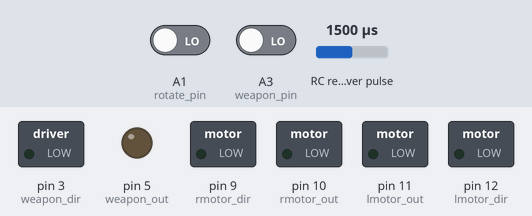
A sketch run on a simulated Arduino Uno, built with avr-gcc and run on an emulated ATmega328P. Parts: switched loads named in the sketch (green lamp = pin HIGH), output pins drawn as LEDs (lit = HIGH). Wiring (inferred from the names in the program): RC receiver channel: data A2. The inputs (shaded band) are chosen by the test bench; at power-on: RC receiver pulse 1500 µs, A1 (rotate_pin) LOW, A3 (weapon_pin) LOW.

Above: at 1.2 s.
1.3 s: RC receiver pulse (sensor on A2) set to 1465 µs
2.8 s: RC receiver pulse (sensor on A2) set to 1448 µs
At 4.0 s:
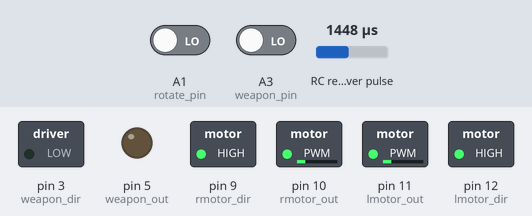
4.3 s: RC receiver pulse (sensor on A2) set to 1020 µs
At 5.3 s:
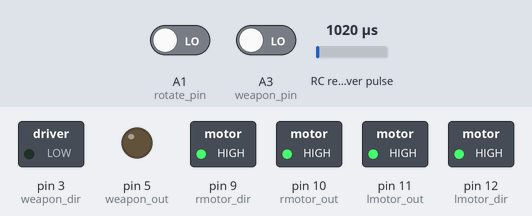
5.9 s: RC receiver pulse (sensor on A2) set to 1750 µs
At 7.4 s:
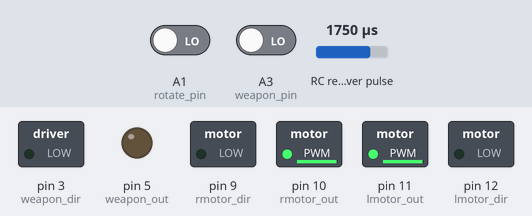
Timing chart, 0 to 8.5 s (numbered marks = the images above; inputs shaded):
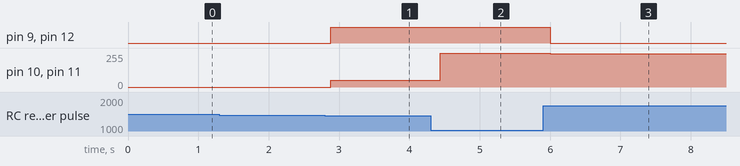

The sketch:

final.ino
```cpp
/*                                                         BRAHMAPUTRA FIRMWARE 1.0
 *
 */
//-------INPUT PINS-------------------
const int rotate_pin=A1;     //ch1
const int throttle_pin=A2;   //ch2
const int weapon_pin=A3;     //ch3

//-------DEADZONE--------------------
int deadzone=50;

//-------OUTPUT PINS-----------------
const int weapon_out=5;
const int weapon_dir=3;


const int lmotor_out=11;
const int lmotor_dir=12;

const int rmotor_out=10;
const int rmotor_dir=9;


void setup()
{
//----------PINMODE DEFINITIONS------------
pinMode(throttle_pin,INPUT);
pinMode(rotate_pin,INPUT);
pinMode(weapon_pin,INPUT);

pinMode(lmotor_dir,OUTPUT);
pinMode(rmotor_dir,OUTPUT);
pinMode(weapon_dir,OUTPUT);

//-----SERIAL COMMUNICATION INITIATION-----
//Serial.begin(115200);
}

//---------CONVERT PULSE TO PWM----------
int pulsetopwm(int pulse)
{
  int pwm;
  if (pulse!=0)
  {

    pwm=map(pulse,1000,2000,-500,500);
    pwm=constrain(pwm,-255,255);
  }
  else
  {
    pwm=0;
  }
  if (abs(pwm)<=deadzone)             //DEADZONE
  {
    pwm=0;
  }
return pwm;
}


//----------------DRIVE-----------------
void drive(int lmotor,int rmotor)
{

lmotor=constrain(lmotor,-255,255);
rmotor=constrain(rmotor,-255,255);

//Serial.print(lmotor);Serial.print("\t");Serial.print(rmotor);

if(lmotor>=0){
  digitalWrite(lmotor_dir,LOW);
  }
else
{
  digitalWrite(lmotor_dir,HIGH);
}
if(rmotor>=0){
  digitalWrite(rmotor_dir,LOW);
  }
else
{
  digitalWrite(rmotor_dir,HIGH);
}


analogWrite(lmotor_out,abs(lmotor));
analogWrite(rmotor_out,abs(rmotor));


}

void loop()
{
  int throttle_pulse;
  int rotate_pulse;
  int weapon_pulse;

  //----------READ PULSE LENGTH-------------
  weapon_pulse=pulseIn(weapon_pin,HIGH,50000);
  throttle_pulse=pulseIn(throttle_pin,HIGH,50000);
  rotate_pulse=pulseIn(rotate_pin,HIGH,50000);

  delay(10);
  //--------CONVERT TO PWM VALUES-----------
  int weapon_pwm=pulsetopwm(weapon_pulse);
  int throttle_pwm=pulsetopwm(throttle_pulse);
  int rotate_pwm=pulsetopwm(rotate_pulse);


  int lmotor=throttle_pwm+rotate_pwm;            // calculate values
  int rmotor=throttle_pwm-rotate_pwm;

  drive(lmotor,rmotor);                      // send values to drive function


  if(weapon_pwm>=0)
  {
    digitalWrite(weapon_dir,LOW);
  }
  else{
    digitalWrite(weapon_dir,HIGH);
  }

  weapon_pwm=map(weapon_pwm,-255,255,-127,127);
  analogWrite(weapon_out,abs(weapon_pwm));


 // Serial.print("\t");Serial.println(abs(weapon_pwm));


}
```

Measured:
- the behaviour switches between 1449 and 1448 µs on RC receiver pulse (sensor on A2) (found by bisection; images 0 and 1)
- after the input at 1.3 s, every drawn part: stays the same
- after the input at 2.8 s, pin 9 (rmotor_dir), pin 12 (lmotor_dir): LOW → HIGH after 0.08 s; pin 10 (rmotor_out), pin 11 (lmotor_out): 0/255 → 51/255 after 0.08 s
- after the input at 4.3 s, pin 10 (rmotor_out), pin 11 (lmotor_out): 51/255 → 255/255 after 0.14 s
- after the input at 5.9 s, pin 9 (rmotor_dir), pin 12 (lmotor_dir): HIGH → LOW after 0.10 s; pin 10 (rmotor_out), pin 11 (lmotor_out): 255/255 → 251/255 after 0.10 s
